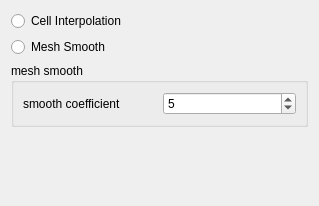
<?xml version="1.0" encoding="UTF-8"?>
<ui version="4.0">
 <class>smoothFilterPropForm</class>
 <widget class="QWidget" name="smoothFilterPropForm">
  <property name="geometry">
   <rect>
    <x>0</x>
    <y>0</y>
    <width>319</width>
    <height>206</height>
   </rect>
  </property>
  <property name="windowTitle">
   <string>Smooth Property</string>
  </property>
  <layout class="QVBoxLayout" name="verticalLayout">
   <item>
    <widget class="QRadioButton" name="cellToPoint_radioButton">
     <property name="text">
      <string>Cell Interpolation</string>
     </property>
    </widget>
   </item>
   <item>
    <widget class="QRadioButton" name="meshSmooth_radioButton">
     <property name="text">
      <string>Mesh Smooth</string>
     </property>
    </widget>
   </item>
   <item>
    <widget class="QGroupBox" name="smooth_groupBox">
     <property name="title">
      <string>mesh smooth</string>
     </property>
     <layout class="QHBoxLayout" name="horizontalLayout">
      <item>
       <widget class="QLabel" name="label">
        <property name="text">
         <string>smooth coefficient</string>
        </property>
       </widget>
      </item>
      <item>
       <widget class="QSpinBox" name="coef_spinBox">
        <property name="minimum">
         <number>1</number>
        </property>
        <property name="maximum">
         <number>60</number>
        </property>
        <property name="value">
         <number>5</number>
        </property>
       </widget>
      </item>
     </layout>
    </widget>
   </item>
   <item>
    <spacer name="verticalSpacer">
     <property name="orientation">
      <enum>Qt::Vertical</enum>
     </property>
     <property name="sizeHint" stdset="0">
      <size>
       <width>20</width>
       <height>65</height>
      </size>
     </property>
    </spacer>
   </item>
  </layout>
 </widget>
 <resources/>
 <connections/>
</ui>
